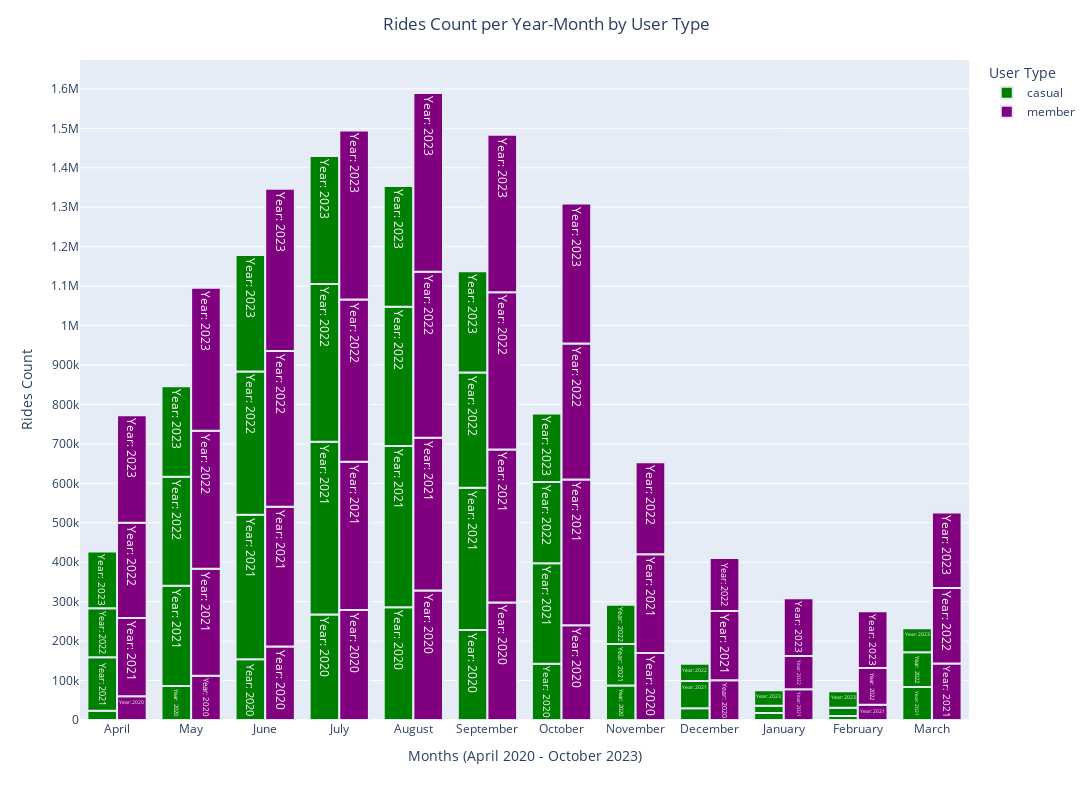

Write notebook code for a chart like this one.
### Code cell
# Create a text column for the data labels containing both start_year and ride_length_minutes information
monthly_rides['text'] = monthly_rides.apply(lambda row: f"Year: {row['start_year']}", axis=1) 

# Create a grouped bar chart using Plotly Express
fig = px.bar(monthly_rides, 
             x='start_month', 
             y='ride_id',  # Assuming this column contains mean ride length
             color='member_casual',
             barmode='group',  # Set the barmode to 'group' for grouped bars
             labels={'ride_id': 'Rides Count', 'start_month': 'Months (April 2020 - October 2023)', 'member_casual': 'User Type'},
             color_discrete_map={'casual': 'green', 'member': 'purple'},
             text='text')
fig.update_traces(marker_line_width=2)  # Removes outline around bars

# Increase the height of the chart
fig.update_layout(height=800, width= 1400,
                  title=dict(text='Rides Count per Year-Month by User Type', x=0.5)) # Set the desired height (e.g., 600 pixels)

# Adjust the x-axis tickvals and ticktext for better spacing (assuming 50K intervals)
tick_vals = list(range(0, 1600001, 100000))
fig.update_yaxes( tickvals=tick_vals)

# Show the figure
fig.show()

### Figure 1 — Plotly figure (JSON) as saved in the notebook; plotly's stock layout.template omitted (floating-point values rounded to 4 significant figures)
{"data": [{"alignmentgroup": "True", "hovertemplate": "User Type=casual<br>Months (April 2020 - October 2023)=%{x}<br>Rides Count=%{y}<br>text=%{text}<extra></extra>", "legendgroup": "casual", "marker": {"color": "green", "line": {"width": 2}, "pattern": {"shape": ""}}, "name": "casual", "offsetgroup": "casual", "orientation": "v", "showlegend": true, "text": ["Year: 2020", "Year: 2020", "Year: 2020", "Year: 2020", "Year: 2020", "Year: 2020", "Year: 2020", "Year: 2020", "Year: 2020", "Year: 2021", "Year: 2021", "Year: 2021", "Year: 2021", "Year: 2021", "Year: 2021", "Year: 2021", "Year: 2021", "Year: 2021", "Year: 2021", "Year: 2021", "Year: 2021", "Year: 2022", "Year: 2022", "Year: 2022", "Year: 2022", "Year: 2022", "Year: 2022", "Year: 2022", "Year: 2022", "Year: 2022", "Year: 2022", "Year: 2022", "Year: 2022", "Year: 2023", "Year: 2023", "Year: 2023", "Year: 2023", "Year: 2023", "Year: 2023", "Year: 2023", "Year: 2023", "Year: 2023", "Year: 2023"], "textposition": "auto", "type": "bar", "x": ["April", "May", "June", "July", "August", "September", "October", "November", "December", "January", "February", "March", "April", "May", "June", "July", "August", "September", "October", "November", "December", "January", "February", "March", "April", "May", "June", "July", "August", "September", "October", "November", "December", "January", "February", "March", "April", "May", "June", "July", "August", "September", "October"], "xaxis": "x", "y": [23507, 86397, 153740, 267695, 285959, 228036, 142847, 87165, 29817, 17914, 9979, 83357, 135359, 254211, 366396, 437558, 408722, 360463, 254595, 105757, 68915, 18186, 21032, 88578, 124413, 276191, 363492, 399879, 353250, 292166, 205598, 99010, 44011, 39133, 42110, 60735, 143743, 229230, 295191, 324913, 305540, 257267, 174073], "yaxis": "y"}, {"alignmentgroup": "True", "hovertemplate": "User Type=member<br>Months (April 2020 - October 2023)=%{x}<br>Rides Count=%{y}<br>text=%{text}<extra></extra>", "legendgroup": "member", "marker": {"color": "purple", "line": {"width": 2}, "pattern": {"shape": ""}}, "name": "member", "offsetgroup": "member", "orientation": "v", "showlegend": true, "text": ["Year: 2020", "Year: 2020", "Year: 2020", "Year: 2020", "Year: 2020", "Year: 2020", "Year: 2020", "Year: 2020", "Year: 2020", "Year: 2021", "Year: 2021", "Year: 2021", "Year: 2021", "Year: 2021", "Year: 2021", "Year: 2021", "Year: 2021", "Year: 2021", "Year: 2021", "Year: 2021", "Year: 2021", "Year: 2022", "Year: 2022", "Year: 2022", "Year: 2022", "Year: 2022", "Year: 2022", "Year: 2022", "Year: 2022", "Year: 2022", "Year: 2022", "Year: 2022", "Year: 2022", "Year: 2023", "Year: 2023", "Year: 2023", "Year: 2023", "Year: 2023", "Year: 2023", "Year: 2023", "Year: 2023", "Year: 2023", "Year: 2023"], "textposition": "auto", "type": "bar", "x": ["April", "May", "June", "July", "August", "September", "October", "November", "December", "January", "February", "March", "April", "May", "June", "July", "August", "September", "October", "November", "December", "January", "February", "March", "April", "May", "June", "July", "August", "September", "October", "November", "December", "January", "February", "March", "April", "May", "June", "July", "August", "September", "October"], "xaxis": "x", "y": [60498, 112048, 186117, 278669, 328150, 298002, 240198, 169631, 100507, 77890, 38819, 143024, 198322, 271267, 354558, 375871, 387410, 387945, 369751, 250285, 175887, 84247, 92705, 191806, 241399, 349680, 394594, 411336, 420653, 398742, 344255, 233397, 134431, 146760, 143967, 191329, 272066, 362971, 411187, 428741, 453286, 399160, 355132], "yaxis": "y"}], "layout": {"barmode": "group", "height": 800, "legend": {"title": {"text": "User Type"}, "tracegroupgap": 0}, "margin": {"t": 60}, "title": {"text": "Rides Count per Year-Month by User Type", "x": 0.5}, "width": 1400, "xaxis": {"anchor": "y", "domain": [0, 1], "title": {"text": "Months (April 2020 - October 2023)"}}, "yaxis": {"anchor": "x", "domain": [0, 1], "tickvals": [0, 100000, 200000, 300000, 400000, 500000, 600000, 700000, 800000, 900000, 1000000, 1100000, 1200000, 1300000, 1400000, 1500000, 1600000], "title": {"text": "Rides Count"}}}}
